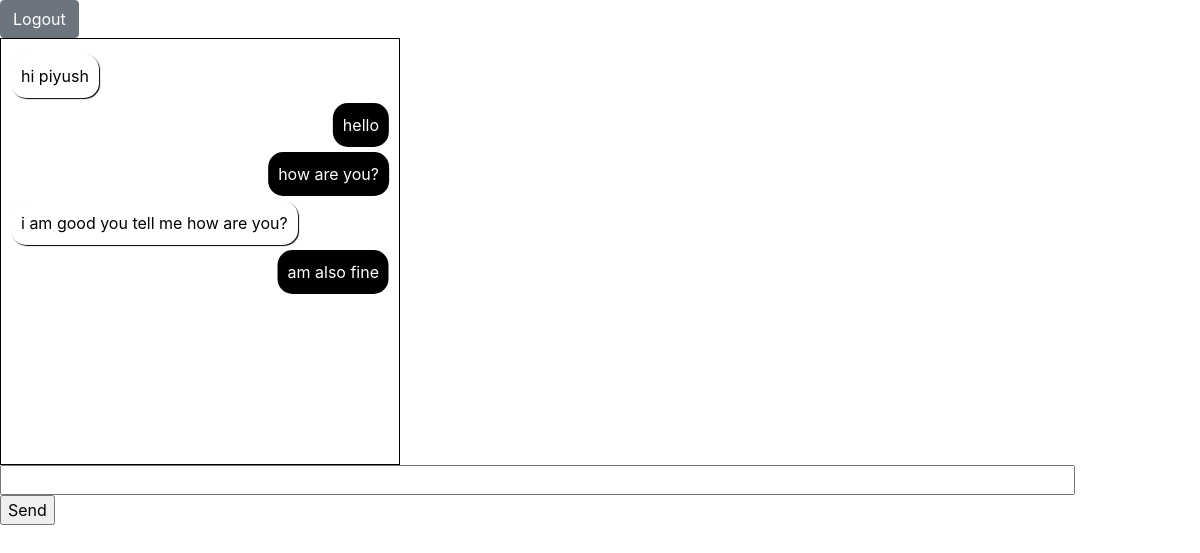
Page /chat/3 (signed in) on the earlier database version.
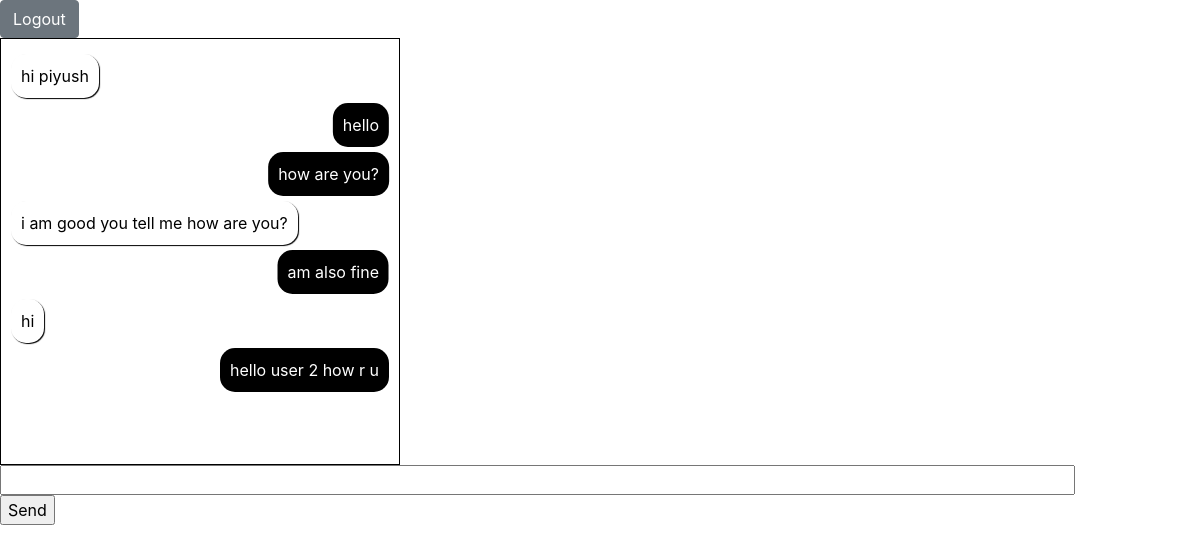
Same page on the later database version.
### clients/models.py (models this page shows)
class ChatRecord(models.Model):
    client = models.ForeignKey(User, on_delete=models.CASCADE)
    professional = models.ForeignKey(User, on_delete=models.CASCADE, related_name="professional")
    message = models.CharField(max_length=400)
    side = models.BooleanField(null=True, blank=True)   #True for consumer, False for professional
    room_name = models.CharField(max_length=300 )

### clients/views.py (the view, shortened to what this page needs)
# urls.py: path('chat/<str:user_id>', chat, name="chat"),
def chat(request, user_id):
    chatRoom = None
    messages = []
    if not request.user.usertype=="Professional":
        chatRoom = ChatRecord.objects.filter(client=request.user, professional_id=user_id)
        room_name = f'chat{user_id}{request.user.id}s'
        client_id = request.user.id
        professional_id = user_id
        for i in chatRoom:
            print(i)
            messages.append((i.message, i.side))
    print(messages, chatRoom)
    context = {
        'senderId': user_id,
        'room_name':room_name,
        'messages': messages,
        'professional_id':professional_id,
        'client_id':client_id
    }
    return render(request, 'chatroom.html', context)

### templates/chatroom.html (shortened to what this page needs)
{% extends 'base.html' %}
{%block content%}
<body>
  <div class="chat-wrapper">
    <div class="chatarea" id="chat-log">
      {% for message in messages %}
        {% if message.1 %}
        <div class="w-100">
          <div class="recieved">
            {{message.0}}
          </div>
        </div>
        {% else %}
        <div class="w-100 invert">
          <div class="sent">
            {{message.0}}
          </div>
        </div>
        {% endif %}
      {% endfor %}
    </div>
  </div>
    <input id="chat-message-input" type="text" size="100"><br>
    <input id="chat-message-submit" type="button" value="Send">
</body>
{%endblock%}

### templates/base.html (shortened to what this page needs)
{% load static %}
<!DOCTYPE html>
<html lang="en">
<head>
    <link rel="stylesheet" href="https://stackpath.bootstrapcdn.com/bootstrap/4.5.2/css/bootstrap.min.css">
    <link href="https://netdna.bootstrapcdn.com/font-awesome/4.5.0/css/font-awesome.min.css" rel="stylesheet" />
    <link rel="stylesheet" href="/static/style.css" />
</head>
<body>
    {% if request.user.is_authenticated %}
    <a href="/logout">
        <button class="btn btn-secondary">Logout</button>
    </a>
    {% endif %}
    {% block content %}
    {% endblock %}
</body>
</html>

### templates/chatroom.html (style rules this page uses)
.chatarea { height:400px; }
.chat-wrapper { border:1px solid black; padding: 10px; width:400px; }
.w-100 { margin-top:5px; margin-bottom:5px; width: 100%; display: flex; }
.invert { transform: rotate(180deg); }
.sent { color: white; background: black; box-shadow: 1px 1px 1px white; border-radius: 15px; width: max-content; padding:10px; float: right; transform: rotate(180deg); }
.recieved { color: black; background: white; box-shadow: 1px 1px 1px black; border-radius: 15px; width: max-content; padding:10px; }

Differences in the rows shown:
added ChatRecord: message "hi"
added ChatRecord: message "hello user 2 how r u"
